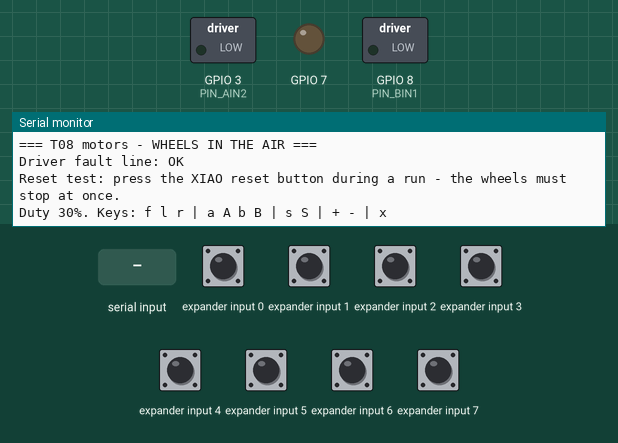
Bench run of a sketch on a simulated Seeed XIAO ESP32-S3. On the bench: switched loads named in the sketch (green lamp = pin HIGH), output pins drawn as LEDs (lit = HIGH), the last lines printed to the serial monitor. Wiring (inferred from the names in the program): PCF8574 port expander at I2C address 0x20; PCF8574 port expander at I2C address 0x38. The test bench sets the inputs (shaded band); at power-on: expander input 0–7 HIGH.

Above: at 2.7 s.
2.8 s: "x" received over Serial
At 3.8 s:
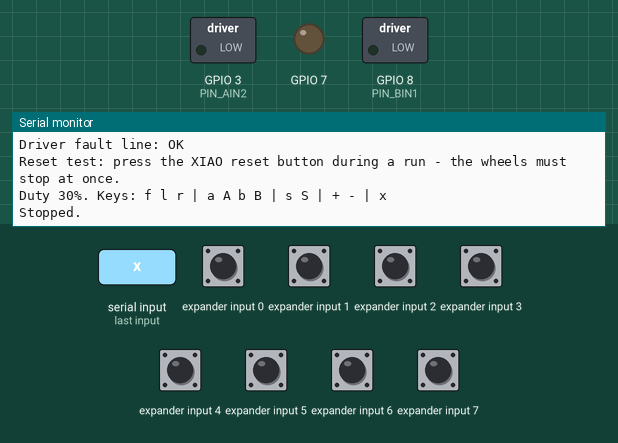
4.3 s: "f" received over Serial
At 5.0 s:
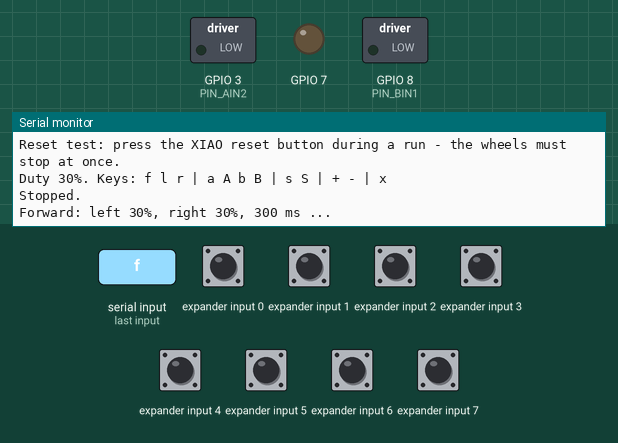
5.8 s: "l" received over Serial
At 6.1 s:
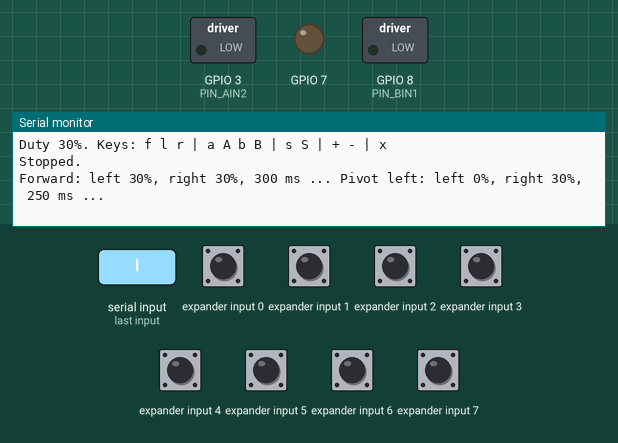

Measured:
- after the input at 2.8 s, the serial monitor: prints a new line at once (image 1)
- after the input at 4.3 s, the serial monitor: prints a new line at once (image 2)
- after the input at 5.8 s, the serial monitor: prints a new line at once (image 3)

The sketch:

T08_motors.ino
```cpp
// T08 — DRV8833 and motors, WHEELS IN THE AIR
// Every run is time-limited. The driver is woken (PCF P2) only during a run.
//   f  forward 300 ms           l  pivot left 250 ms     r  pivot right 250 ms
//   a  left motor fwd 300 ms       A  left motor back 300 ms
//   b  right motor fwd 300 ms      B  right motor back 300 ms
//   s / S disabled: use a current-limited bench supply for characterization
//   +  duty +5 %                -  duty -5 %                   x  stop now
//
// Board: XIAO_ESP32S3, USB CDC On Boot: Enabled.

#include <Wire.h>
#include "esp_timer.h"
static esp_timer_handle_t cutoff = nullptr;
static SemaphoreHandle_t motorLock = nullptr;
static bool motorReady = false;

constexpr uint8_t PIN_AIN1 = D2, PIN_AIN2 = D3, PIN_BIN1 = D8, PIN_BIN2 = D9;
constexpr uint8_t PINS[4] = {PIN_AIN1, PIN_AIN2, PIN_BIN1, PIN_BIN2};
constexpr uint32_t PWM_HZ = 20000;  // above hearing
constexpr uint8_t PWM_BITS = 10;
constexpr uint8_t P_DRIVER = 1 << 2, P_FAULT = 1 << 3;

uint8_t PCF_ADDR = 0x20;
int dutyPercent = 30;

bool pcfWrite(uint8_t v) {
  Wire.beginTransmission(PCF_ADDR);
  Wire.write(v | P_FAULT | 0xF0);
  return Wire.endTransmission() == 0;
}

bool faultActive() {
  if (Wire.requestFrom(PCF_ADDR, (uint8_t)1) != 1) return true;  // unreadable = unsafe
  return !(Wire.read() & P_FAULT);
}

void setPin(uint8_t i, int percent) {
  ledcWrite(PINS[i], (uint32_t)percent * ((1 << PWM_BITS) - 1) / 100);
}

void allLow() {
  if (motorLock) xSemaphoreTake(motorLock, portMAX_DELAY);
  for (uint8_t i = 0; i < 4; i++) setPin(i, 0);
  if (motorLock) xSemaphoreGive(motorLock);
}
static void onCutoff(void *) { allLow(); }


// left/right: +duty forward, -duty backward, 0 stop (coast)
void run(int left, int right, uint32_t ms, const char *what) {
  Serial.printf("%s: left %d%%, right %d%%, %lu ms ... ", what, left, right, (unsigned long)ms);
  if (!motorReady) return;
  if (!pcfWrite(0xFF & ~P_DRIVER)) { allLow(); Serial.println("FAIL: enable NACK"); return; }
  delay(2);                    // DRV8833 wake-up time is 1 ms
  if (faultActive()) { allLow(); pcfWrite(0xFF); Serial.println("FAIL: driver fault"); return; }
  xSemaphoreTake(motorLock, portMAX_DELAY);
  esp_timer_stop(cutoff);
  if (esp_timer_start_once(cutoff, uint64_t(ms) * 1000) != ESP_OK) {
    xSemaphoreGive(motorLock); allLow(); pcfWrite(0xFF); return;
  }
  setPin(0, left > 0 ? left : 0);
  setPin(1, left < 0 ? -left : 0);
  setPin(2, right > 0 ? right : 0);
  setPin(3, right < 0 ? -right : 0);
  xSemaphoreGive(motorLock);

  uint32_t start = millis();
  bool fault = false, aborted = false;
  while (millis() - start < ms) {
    if (faultActive()) { fault = true; break; }
    while (Serial.available()) if (Serial.read() == 'x') aborted = true;
    if (aborted) break;
    delay(5);
  }
  allLow();
  esp_timer_stop(cutoff);
  pcfWrite(0xFF);  // driver asleep
  Serial.println(fault ? "STOPPED: driver FAULT (overcurrent or overheat)" : aborted ? "stopped by x" : "done");
}

void help() {
  Serial.printf("Duty %d%%. Keys: f l r | a A b B | s S | + - | x\n", dutyPercent);
}


// Reset the retained expander latch BEFORE any startup delay.
static void benchSafeBoot() {
  for (int p : {D2, D3, D8, D9}) { digitalWrite(p, LOW); pinMode(p, OUTPUT); }
  Wire.begin(D4, D5, 100000); Wire.setTimeOut(10);
  for (uint8_t a : {0x20, 0x38}) {
    Wire.beginTransmission(a); Wire.write(0xFF); Wire.endTransmission();
  }
}

void setup() {
  benchSafeBoot();
  motorLock = xSemaphoreCreateMutex();
  if (!motorLock) while (true) delay(1000);
  motorReady = ledcSetClockSource(LEDC_USE_APB_CLK);
  for (uint8_t i = 0; i < 4; i++) {
    pinMode(PINS[i], OUTPUT);
    digitalWrite(PINS[i], LOW);
    // Channels 0-3 use LEDC timers 0 and 1; the camera uses timer 3.
    motorReady &= ledcAttachChannel(PINS[i], PWM_HZ, PWM_BITS, i);
    ledcWrite(PINS[i], 0);
  }
  esp_timer_create_args_t timer = {}; timer.callback = onCutoff; timer.name = "bench_cutoff";
  motorReady &= esp_timer_create(&timer, &cutoff) == ESP_OK;
  Serial.begin(115200);
  delay(1500);
  Serial.println("\n=== T08 motors - WHEELS IN THE AIR ===");
  Wire.begin();
  if (!pcfWrite(0xFF)) {
    PCF_ADDR = 0x38;
    if (!pcfWrite(0xFF)) {
      Serial.println("FAIL: no PCF8574. The driver cannot be woken. Run T07 first.");
      while (true) delay(1000);
    }
  }
  Serial.printf("Driver fault line: %s\n", faultActive() ? "FAULT - check R21 and FLT wire" : "OK");
  Serial.println("Reset test: press the XIAO reset button during a run - the wheels must stop at once.");
  help();
}

void loop() {
  if (!Serial.available()) return;
  char c = Serial.read();
  int d = dutyPercent;
  switch (c) {
    case 'f': run(d, d, 300, "Forward"); break;
    case 'l': run(0, d, 250, "Pivot left"); break;
    case 'r': run(d, 0, 250, "Pivot right"); break;
    case 'a': run(d, 0, 300, "Left motor forward"); break;
    case 'A': run(-d, 0, 300, "Left motor backward"); break;
    case 'b': run(0, d, 300, "Right motor forward"); break;
    case 'B': run(0, -d, 300, "Right motor backward"); break;
    case 's': case 'S': Serial.println("Stall commands disabled: use current-limited bench supply"); break;
    case '+': dutyPercent = min(40, dutyPercent + 5); help(); break;
    case '-': dutyPercent = max(0, dutyPercent - 5); help(); break;
    case 'x': allLow(); pcfWrite(0xFF); Serial.println("Stopped."); break;
    default: break;
  }
}
```
